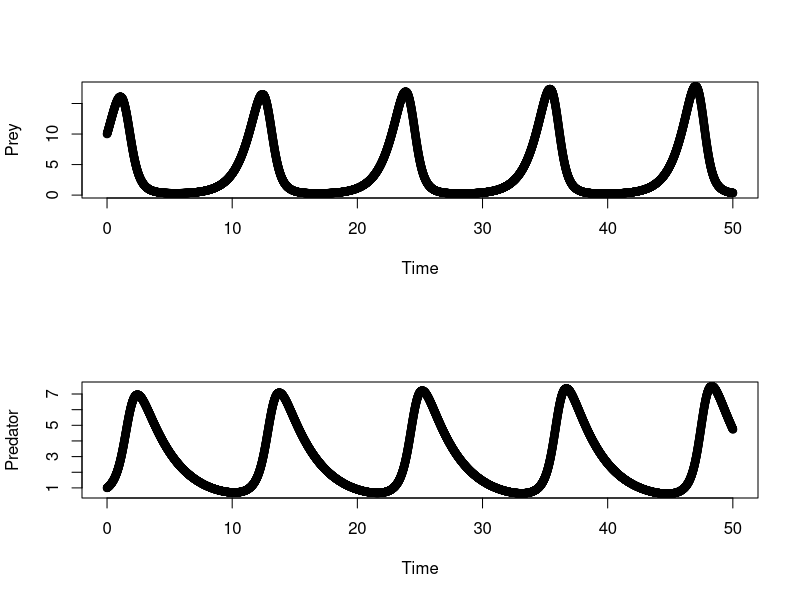
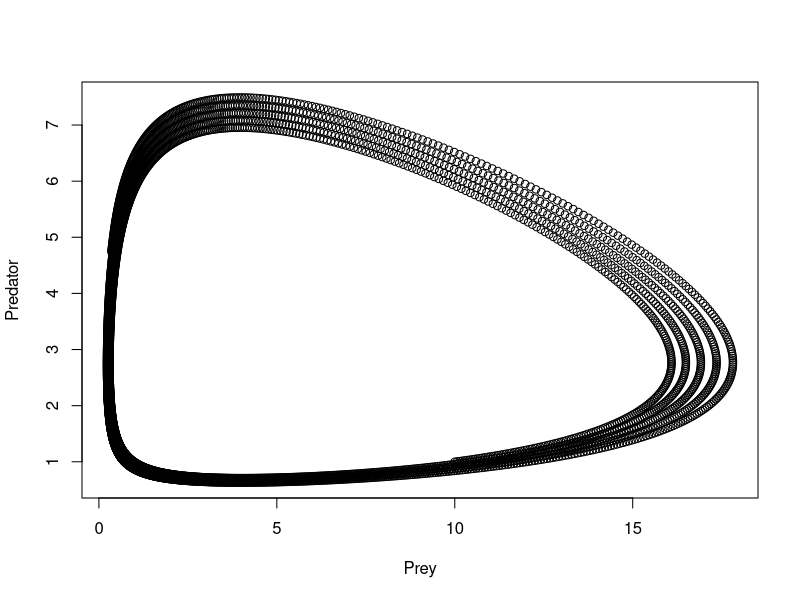

Source code (R) for these figures, in order:

## clear all
rm(list=ls()) 


X_init <- 10

Y_init <- 1

tend <- 50


a <- 1.1
b <- 0.4
c <- 0.1
h <- 0.4



X <- c(X_init)
Y <- c(Y_init)
t <- c(0)

delta_t <- 0.01


while(t[length(t)] < tend)
{
  
  current_X <- X[length(X)]
  current_Y <- Y[length(Y)]
  current_t <- t[length(t)]
  
  delta_X <- (a * current_X - b * current_X * current_Y) * delta_t
  next_X <- current_X + delta_X
  
  delta_Y <- (c * current_X * current_Y - h * current_Y) * delta_t
  next_Y <- current_Y + delta_Y
  
  
  next_t <- current_t + delta_t
  
  
  X <- append(X,next_X)
  Y <- append(Y,next_Y)
  t <- append(t,next_t)
  
  
}



par(mfrow = c(2, 1))
plot(x = t, y = X,
     xlab = "Time",
     ylab = "Prey"
)

plot(x = t, y = Y,
     xlab = "Time",
     ylab = "Predator"
)



#Phase space plot
par(mfrow = c(1, 1))
plot(x = X, y = Y,
     xlab = "Prey",
     ylab = "Predator"
)





